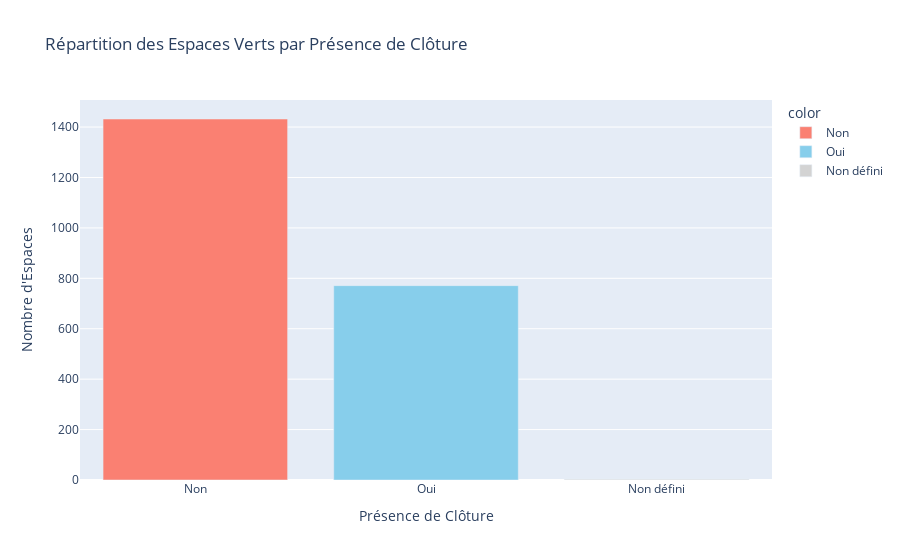

The notebook cell this image was saved under:
### Code cell
import pandas as pd
import plotly.express as px

# Assuming data_cleaned_final is already loaded

# Check unique values in 'presence_cloture'
print("Unique values in 'presence_cloture':")
print(data_cleaned_final['presence_cloture'].unique())

# Count the number of green spaces for each category
fence_counts = data_cleaned_final['presence_cloture'].value_counts()

# Create an interactive bar chart using Plotly
fig = px.bar(
    x=fence_counts.index,
    y=fence_counts.values,
    labels={'x': 'Présence de Clôture', 'y': 'Nombre d\'Espaces'},
    title='Répartition des Espaces Verts par Présence de Clôture',
    color=fence_counts.index,
    color_discrete_map={'Oui': 'skyblue', 'Non': 'salmon', 'Non défini': 'lightgrey'}
)

# Show the interactive plot
fig.show()

### Figure 1 — Plotly figure (JSON) as saved in the notebook; plotly's stock layout.template omitted (floating-point values rounded to 4 significant figures)
{"data": [{"alignmentgroup": "True", "hovertemplate": "color=Non<br>Présence de Clôture=%{x}<br>Nombre d'Espaces=%{y}<extra></extra>", "legendgroup": "Non", "marker": {"color": "salmon", "pattern": {"shape": ""}}, "name": "Non", "offsetgroup": "Non", "orientation": "v", "showlegend": true, "textposition": "auto", "type": "bar", "x": ["Non"], "xaxis": "x", "y": [1432], "yaxis": "y"}, {"alignmentgroup": "True", "hovertemplate": "color=Oui<br>Présence de Clôture=%{x}<br>Nombre d'Espaces=%{y}<extra></extra>", "legendgroup": "Oui", "marker": {"color": "skyblue", "pattern": {"shape": ""}}, "name": "Oui", "offsetgroup": "Oui", "orientation": "v", "showlegend": true, "textposition": "auto", "type": "bar", "x": ["Oui"], "xaxis": "x", "y": [771], "yaxis": "y"}, {"alignmentgroup": "True", "hovertemplate": "color=Non défini<br>Présence de Clôture=%{x}<br>Nombre d'Espaces=%{y}<extra></extra>", "legendgroup": "Non défini", "marker": {"color": "lightgrey", "pattern": {"shape": ""}}, "name": "Non défini", "offsetgroup": "Non défini", "orientation": "v", "showlegend": true, "textposition": "auto", "type": "bar", "x": ["Non défini"], "xaxis": "x", "y": [3], "yaxis": "y"}], "layout": {"barmode": "relative", "legend": {"title": {"text": "color"}, "tracegroupgap": 0}, "title": {"text": "Répartition des Espaces Verts par Présence de Clôture"}, "xaxis": {"anchor": "y", "domain": [0, 1], "title": {"text": "Présence de Clôture"}}, "yaxis": {"anchor": "x", "domain": [0, 1], "title": {"text": "Nombre d'Espaces"}}}}
